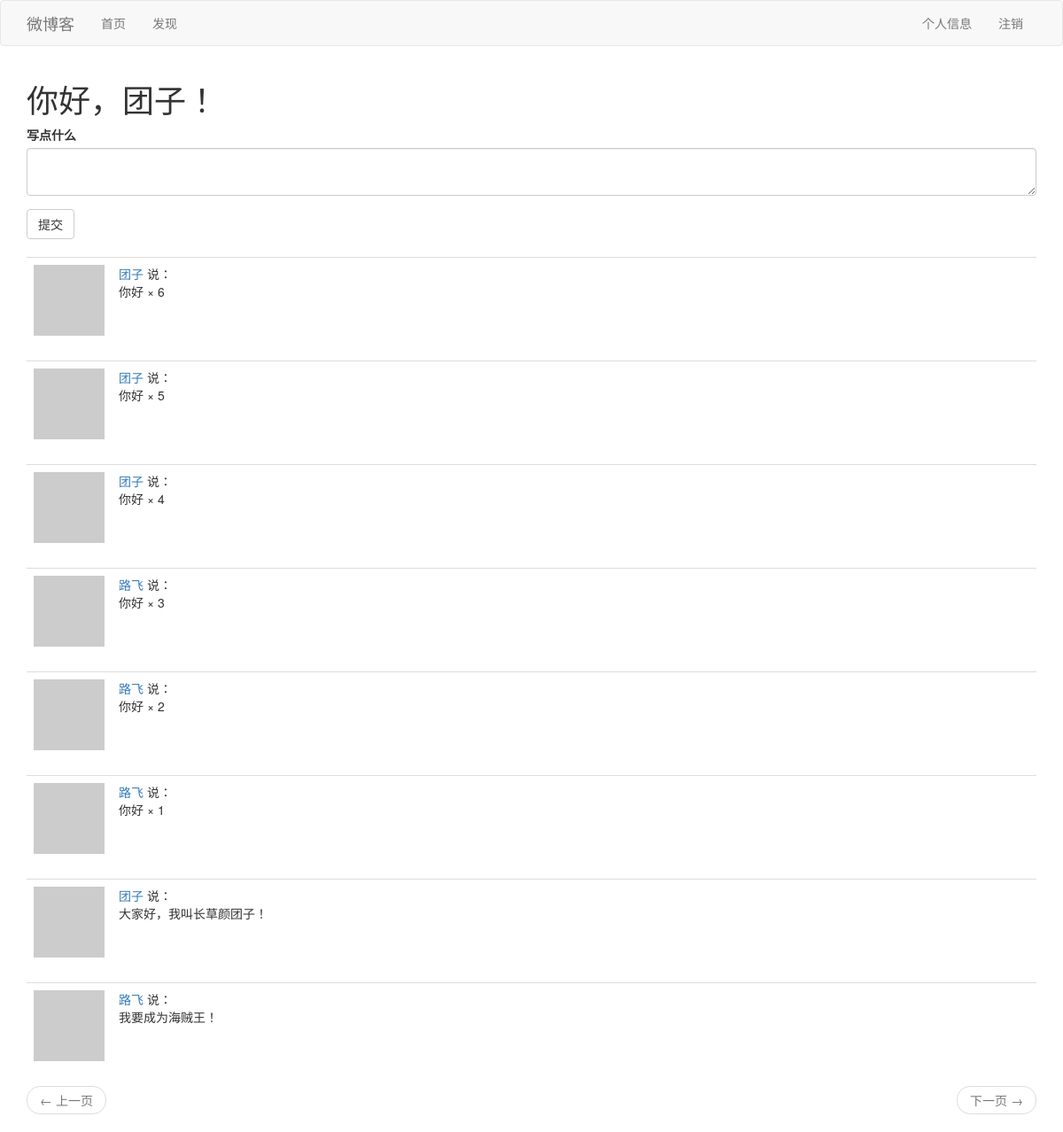
The page /index (signed in) on the database its author committed.
### app/models.py (models this page shows, shortened)
class User(UserMixin, db.Model):
    id = db.Column(db.Integer, primary_key=True)
    username = db.Column(db.String(64), index=True, unique=True)
    email = db.Column(db.String(120), index=True, unique=True)
    password_hash = db.Column(db.String(128))
    posts = db.relationship('Post', backref='author', lazy='dynamic')
    about_me = db.Column(db.String(140))
    last_seen = db.Column(db.DateTime, default=datetime.utcnow)
    followed = db.relationship(
        'User', secondary=followers,
        primaryjoin=(followers.c.follower_id == id),
        secondaryjoin=(followers.c.followed_id == id),
        backref=db.backref('followers', lazy='dynamic'),
        lazy='dynamic')
    def avatar(self, size):
        digest = md5(self.email.lower().encode('utf-8')).hexdigest()
        return 'https://www.gravatar.com/avatar/{}?d=robohash&s={}'.format(
            digest, size)
    def followed_posts(self):
        followed = Post.query.join(
            followers, (followers.c.followed_id == Post.user_id)).filter(
            followers.c.follower_id == self.id)
        return followed.union(self.posts).order_by(Post.timestamp.desc())

class Post(db.Model):
    id = db.Column(db.Integer, primary_key=True)
    body = db.Column(db.String(140))
    timestamp = db.Column(db.DateTime, index=True, default=datetime.utcnow)
    user_id = db.Column(db.Integer, db.ForeignKey('user.id'))

### app/routes.py (the view)
@app.route('/', methods=['GET', 'POST'])
@app.route('/index', methods=['GET', 'POST'])
@login_required
def index():
    form = PostForm()
    if form.validate_on_submit():
        post = Post(body=form.post.data, author=current_user)
        db.session.add(post)
        db.session.commit()
        flash('博文已发送！')
        return redirect(url_for('index'))
    page = request.args.get('page', 1, type=int)
    posts = current_user.followed_posts().paginate(
        page, app.config['POSTS_PER_PAGE'], False)
    next_url = url_for('index', page=posts.next_num) if posts.has_next else None
    prev_url = url_for('index', page=posts.prev_num) if posts.has_prev else None
    return render_template('index.html', title='首页',
                           form=form, posts=posts.items,
                           next_url=next_url, prev_url=prev_url)

### app/forms.py
class PostForm(FlaskForm):
    post = TextAreaField('写点什么', validators=[
        DataRequired(), Length(min=1, max=140)])
    submit = SubmitField('提交')

### app/models.py (called while the page is built)
@login.user_loader
def load_user(id):
    return User.query.get(int(id))

### app/routes.py (called while the page is built)
@app.before_request
def before_request():
    if current_user.is_authenticated:
        current_user.last_seen = datetime.utcnow()
        db.session.commit()

### app/templates/index.html
{% extends 'base.html' %}
{% import 'bootstrap/wtf.html' as wtf %}
{% block app_content %}
    <h1>你好，{{ current_user.username }}！</h1>
    {% if form %}
        {{ wtf.quick_form(form) }}
        <br/>
    {% endif %}
    {% for post in posts %}
        {% include '_post.html' %}
    {% endfor %}
    <nav aria-label="...">
        <ul class="pager">
            <li class="previous{% if not prev_url %} disabled{% endif %}">
                <a href="{{ prev_url or '#' }}">
                    <span aria-hidden="true">&larr;</span> 上一页
                </a>
            </li>
            <li class="next{% if not next_url %} disabled{% endif %}">
                <a href="{{ next_url or '#' }}">
                    下一页 <span aria-hidden="true">&rarr;</span>
                </a>
            </li>
        </ul>
    </nav>
{% endblock %}

### app/templates/_post.html (shortened to what this page needs)
<table class="table table-hover">
    <tr>
        <td width="70px">
            <a href="{{ url_for('user', username=post.author.username) }}">
                <img src="{{ post.author.avatar(36) }}">
            </a>
        </td>
        <td>
            <a href="{{ url_for('user', username=post.author.username) }}">
                {{ post.author.username }}
            </a>
            说：<br/>
            {{ post.body }}
        </td>
</table>

### rows shown on the page
User: username "团子"
Post: author.username "团子", body "你好 × 6"
Post: author.username "团子", body "你好 × 5"
Post: author.username "团子", body "你好 × 4"
Post: author.username "路飞", body "你好 × 3"
Post: author.username "路飞", body "你好 × 2"
Post: author.username "路飞", body "你好 × 1"
Post: author.username "团子", body "大家好，我叫长草颜团子！"
Post: author.username "路飞", body "我要成为海贼王！"
